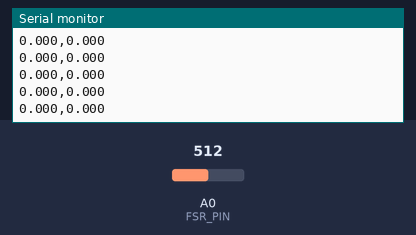
The sketch below on a simulated Arduino Uno, built with avr-gcc and run on an emulated ATmega328P. On the bench: the last lines printed to the serial monitor. The inputs (shaded band) are chosen by the test bench; at power-on: A0 (FSR_PIN) = 512.

Above: at 9.2 s.
9.3 s: A0 (FSR_PIN) set to 403
At 9.62 s:
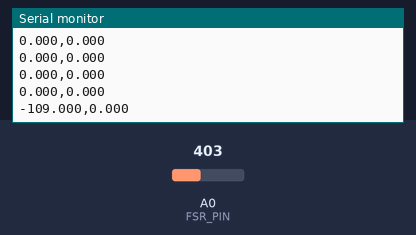
10.8 s: A0 (FSR_PIN) set to 423
At 10.95 s:
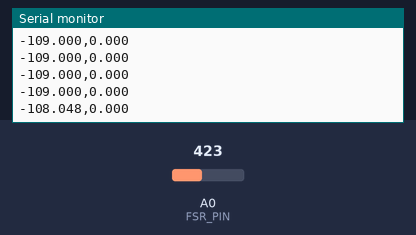
Timing chart, 0 to 13.8 s (numbered marks = the images above; inputs shaded):
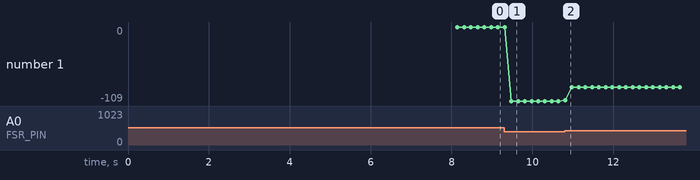

The sketch:

sketch_sep23c.ino
```cpp
/*
  Arduino Uno + FSR 402 标定测力程序

  接线方式：
  5V -> FSR 402 -> A0 -> 500Ω电阻 -> GND

  串口波特率：G CONSOLE
姿态模式
动力学模式
CAD 实体
剖切
运动学：解耦 s–ψ
关闭
JOINT POSE
滑块设定
Mechanical Zero (Default)
sx Swing x

-6.08
sy Swing y

8.39
ψ Spin Angle Unlocked

-130.90
转动中心 Δx

66
工作零位 q₁ = 20°
ψ 放开

  115200

  启动后：
  1. 自动进行标零
  2. 丢弃前100次采样
  3. 使用后续500次采样计算零点
  4. 显示“标0完成”
  5. 输出处理后ADC和力值

  串口发送 z 或 Z：
  重新标零
*/


// ==================== 硬件参数 ====================

const byte FSR_PIN = A0;

// 制作标定表时使用的固定电阻
const float RESISTOR_OHMS = 500.0f;


// ==================== 标零参数 ====================

// 标零时首先丢弃的数据数量
const uint16_t DISCARD_SAMPLES = 100;

// 用于计算零点平均值的数据数量
const uint16_t ZERO_SAMPLES = 500;

// 标零采样间隔
const unsigned int ZERO_INTERVAL_MS = 10;


// ==================== 测量滤波参数 ====================

// 每次测量读取31个数据
const byte READ_SAMPLES = 31;

// 去除最低5个和最高5个数据
const byte TRIM_COUNT = 5;

// 正常测量时，每次ADC采样之间的间隔
const unsigned int READ_INTERVAL_MS = 2;

// 两次数据显示之间的额外延迟
const unsigned int OUTPUT_INTERVAL_MS = 100;


// ==================== 标定范围 ====================

// 500Ω电阻标定范围
const float MIN_CALIBRATED_ADC = 413.0f;
const float MAX_CALIBRATED_ADC = 624.0f;

const float MIN_CALIBRATED_FORCE = 5.0f;
const float MAX_CALIBRATED_FORCE = 70.6f;


// ==================== 全局变量 ====================

float zeroADC = 0.0f;
bool zeroReady = false;


// ==================================================
// 读取普通平均ADC
// 用于标零
// ==================================================

float readAverageADC(uint16_t numberOfSamples,
                     unsigned int intervalMs) {
  uint32_t sum = 0;

  for (uint16_t i = 0; i < numberOfSamples; i++) {
    sum += analogRead(FSR_PIN);
    delay(intervalMs);
  }

  return (float)sum / numberOfSamples;
}


// ==================================================
// 截尾平均滤波
//
// 读取31个数据，排序后去掉：
// 最低的5个
// 最高的5个
//
// 对剩余21个数据求平均
// ==================================================

float readFilteredADC() {
  uint16_t values[READ_SAMPLES];

  // 读取ADC
  for (byte i = 0; i < READ_SAMPLES; i++) {
    values[i] = analogRead(FSR_PIN);
    delay(READ_INTERVAL_MS);
  }

  // 插入排序，从小到大排列
  for (byte i = 1; i < READ_SAMPLES; i++) {
    uint16_t currentValue = values[i];
    int j = i - 1;

    while (j >= 0 && values[j] > currentValue) {
      values[j + 1] = values[j];
      j--;
    }

    values[j + 1] = currentValue;
  }

  uint32_t sum = 0;
  byte validSamples = 0;

  // 去除最低和最高的异常数据
  for (byte i = TRIM_COUNT;
       i < READ_SAMPLES - TRIM_COUNT;
       i++) {
    sum += values[i];
    validSamples++;
  }

  return (float)sum / validSamples;
}


// ==================================================
// 500Ω标定函数
//
// x = 处理后的ADC
// F = 力，单位N
//
// F = -12.4443 + 4458.561 / (677.6 - x)
//
// 有效范围：
// ADC：413～624
// 力：5～70.6 N
// ==================================================

float calculateForce500Ohm(float processedADC) {
  // 零点或负数
  if (processedADC <= 0.0f) {
    return 0.0f;
  }

  /*
    0～413 ADC之间没有足够的标定数据。

    为了避免ADC达到412时突然从0跳到约5N，
    在(0,0)和(413,5N)之间进行近似线性插值。

    这一范围只能作为估算。
  */
  if (processedADC < MIN_CALIBRATED_ADC) {
    return processedADC
           * MIN_CALIBRATED_FORCE
           / MIN_CALIBRATED_ADC;
  }

  // 超过标定范围后固定为最大标定力
  if (processedADC >= MAX_CALIBRATED_ADC) {
    return MAX_CALIBRATED_FORCE;
  }

  // 500Ω电阻对应的拟合函数
  float forceN =
    -12.4443f
    + 4458.561f / (677.6f - processedADC);

  // 防止计算结果出现负值
  if (forceN < 0.0f) {
    forceN = 0.0f;
  }

  return forceN;
}


// ==================================================
// 标零
// ==================================================

void calibrateZero() {
  zeroReady = false;

  Serial.println();
  Serial.println(F("# 开始标零"));
  Serial.println(F("# 请保持FSR处于零载荷状态"));
  Serial.println(F("# 丢弃前100次采样"));

  // 丢弃前100个数据
  for (uint16_t i = 0; i < DISCARD_SAMPLES; i++) {
    analogRead(FSR_PIN);
    delay(ZERO_INTERVAL_MS);
  }

  Serial.println(F("# 使用后续500次采样计算零点"));

  // 使用后续500个数据计算零点
  zeroADC = readAverageADC(
    ZERO_SAMPLES,
    ZERO_INTERVAL_MS
  );

  zeroReady = true;

  Serial.println(F("# 标0完成"));

  Serial.print(F("# 零点ADC="));
  Serial.println(zeroADC, 3);

  Serial.print(F("# 固定电阻="));
  Serial.print(RESISTOR_OHMS, 1);
  Serial.println(F(" ohm"));

  Serial.println(F("# 输出格式：处理后ADC,力N"));
  Serial.println(F("ADC_processed,Force_N"));
}


// ==================================================
// 初始化
// ==================================================

void setup() {
  Serial.begin(115200);

  pinMode(FSR_PIN, INPUT);
  analogReference(DEFAULT);

  // 等待串口和电源稳定
  delay(2000);

  // 丢弃Arduino启动后的第一次ADC转换
  analogRead(FSR_PIN);

  Serial.println(F("# FSR 402测力程序"));
  Serial.println(F("# 启动后自动标零"));
  Serial.println(F("# 标零期间请勿施加外力"));

  // 启动后自动标零
  calibrateZero();
}


// ==================================================
// 主循环
// ==================================================

void loop() {
  // 检查串口命令
  while (Serial.available() > 0) {
    char command = Serial.read();

    // 发送z或Z重新标零
    if (command == 'z' || command == 'Z') {
      calibrateZero();
    }
  }

  // 标零未完成时不输出测量值
  if (!zeroReady) {
    delay(10);
    return;
  }

  // 读取滤波后的原始ADC
  float filteredADC = readFilteredADC();

  // 扣除零点
  float processedADC = filteredADC - zeroADC;

  // 将非常小的零点波动归零
  if (processedADC > -0.5f &&
      processedADC < 0.5f) {
    processedADC = 0.0f;
  }

  // ADC转换成力
  float forceN =
    calculateForce500Ohm(processedADC);

  // 输出处理后ADC
  Serial.print(processedADC, 3);

  Serial.print(',');

  // 输出力，单位N
  Serial.println(forceN, 3);

  delay(OUTPUT_INTERVAL_MS);
}
```

Measured:
- after the input at 9.3 s, the serial monitor: prints a new line after 0.18 s (image 1)
- after the input at 10.8 s, the serial monitor: prints a new line at once (image 2)
- plotted number 1: 0 → -109 after the input at 9.3 s, -109 → -89 after the input at 10.8 s
